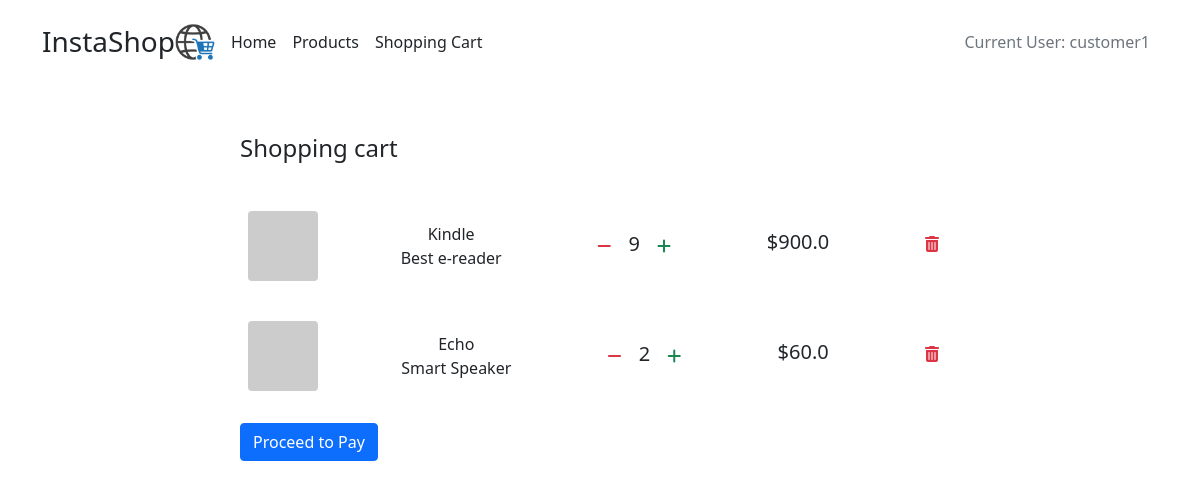
/ecommerce/cart (signed in), run on the app's committed database.
### ecommerce/models.py (models this page shows, shortened)
class User(models.Model):
    username = models.CharField(max_length=20)
    password = models.CharField(max_length=26)

class CartItem(models.Model):
    user = models.ForeignKey(User, on_delete=models.CASCADE)
    product = models.ForeignKey(Product, on_delete=models.CASCADE, null=True)
    count = models.IntegerField()
    total = models.FloatField(null=True)

class Product(models.Model):
    name = models.CharField(max_length=50)
    description = models.CharField(max_length=500)
    price = models.FloatField(null=True)
    stock = models.IntegerField(null=True)

### ecommerce/views.py (the view)
# urls.py: path('cart', views.cart, name='cart'),
def cart(request):
    user = get_current_user(request)
    item_list = CartItem.objects.filter(user=user.id)
    context = {
        'item_list': item_list,
        'user': user
    }
    return render(request, 'ecommerce/cart.html', context)

### ecommerce/views.py (called while the page is built)
def get_current_user(request):
    try:
        user_id = request.session['user_id']
        user = User.objects.get(pk=user_id)
        return user
    except KeyError:
        return None

### ecommerce/templates/ecommerce/cart.html (shortened to what this page needs)
<!DOCTYPE html>
<html lang="en">
{% include "ecommerce/header.html" %}
<body>
<div class="container mt-5 mb-5">
    <div class="d-flex justify-content-center row">
        <div class="col-md-8">
            <div class="p-2">
                <h4>Shopping cart</h4>
            </div>
            {% if item_list %}
                {% for item in item_list %}
                    <div class="d-flex flex-row justify-content-between align-items-center p-2 bg-white mt-4 px-3 rounded">
                        <div class="mr-1"><img class="rounded" src="https://picsum.photos/seed/picsum/300/300"
                                               width="70"></div>
                        <div class="d-flex flex-column align-items-center product-details"><span
                                class="font-weight-bold">{{ item.product.name }}</span>
                            <div class="d-flex flex-row product-desc">
                                <div class="color"><span
                                        class="font-weight-bold">{{ item.product.description }}</span>
                                </div>
                            </div>
                        </div>
                        <div class="d-flex flex-row align-items-center qty"><i
                                class="btn decrease-item-count fa fa-minus text-danger" user-id="{{ item.user.id }}"
                                product-id="{{ item.product.id }}"></i>
                            &nbsp;<h5 class=" text-grey mt-1 mr-1 ml-1">{{ item.count }}</h5>&nbsp;
                            <i class="btn increase-item-count fa fa-plus text-success" user-id="{{ item.user.id }}"
                               product-id="{{ item.product.id }}"></i>
                        </div>
                        <div>
                            <h5 class=" text-grey">${{ item.total }}</h5>
                        </div>
                        <div class="btn delete-item d-flex align-items-center" user-id="{{ item.user.id }}"
                             product-id="{{ item.product.id }}"><i class="fa fa-trash mb-1 text-danger"></i></div>
                    </div>
                {% endfor %}
                <div class="d-flex flex-row align-items-center mt-3 p-2 bg-white rounded">
                    <a class="btn btn-primary" type="button" href="{% url 'checkout' user.id %}">Proceed to Pay</a>
                </div>
            {% else %}
                <p style="margin-left: 10px">No items are added.</p>
            {% endif %}
        </div>
    </div>
</div>
</body>
</html>

### ecommerce/templates/ecommerce/header.html (shortened to what this page needs)
<!DOCTYPE html>
<html lang="en">
<link href="https://cdn.jsdelivr.net/npm/bootstrap@5.1.1/dist/css/bootstrap.min.css" rel="stylesheet"
>
<header class="p-3 mb-3" style="margin-top: 6px">
    <div class="container">
        <div class="font-weight-bold d-flex flex-wrap align-items-center justify-content-center justify-content-lg-start">
            <h3 class="d-flex align-items-center mb-2 mb-lg-0 text-dark text-decoration-none" style="margin-right: 8px">
                InstaShop <img src="/static/ecommerce/images/header_logo.png" width="40" height="40">
            </h3>
            <ul class="nav col-12 col-lg-auto me-lg-auto mb-2 justify-content-center mb-md-0">
                <li><a href="{% url 'index' %}" class="nav-link px-2 link-dark">Home</a></li>
                <li><a href="{% url 'products' %}" class="nav-link px-2 link-dark">Products</a></li>
                {% if user != null and user.id != null %}
                    <li><a href="{% url 'cart' %}" class="nav-link px-2 link-dark">Shopping Cart</a></li>
                {% endif %}
            </ul>
            <div class="text-end">
                {% if user.id == null %}
                    <a href="{% url 'login' %}"><button class="w-100 btn btn-lg btn-primary" type="submit">Sign in</button></a>
                {% else %}
                    <a href="#" class="nav-link px-2 link-secondary">Current User: {{ user.username }}</a>
                {% endif %}
            </div>
        </div>
    </div>
</header>

### data on the page
User: username "customer1"
CartItem: product.name "Kindle", product.description "Best e-reader", count "9", total "900.0"
CartItem: product.name "Echo", product.description "Smart Speaker", count "2", total "60.0"
